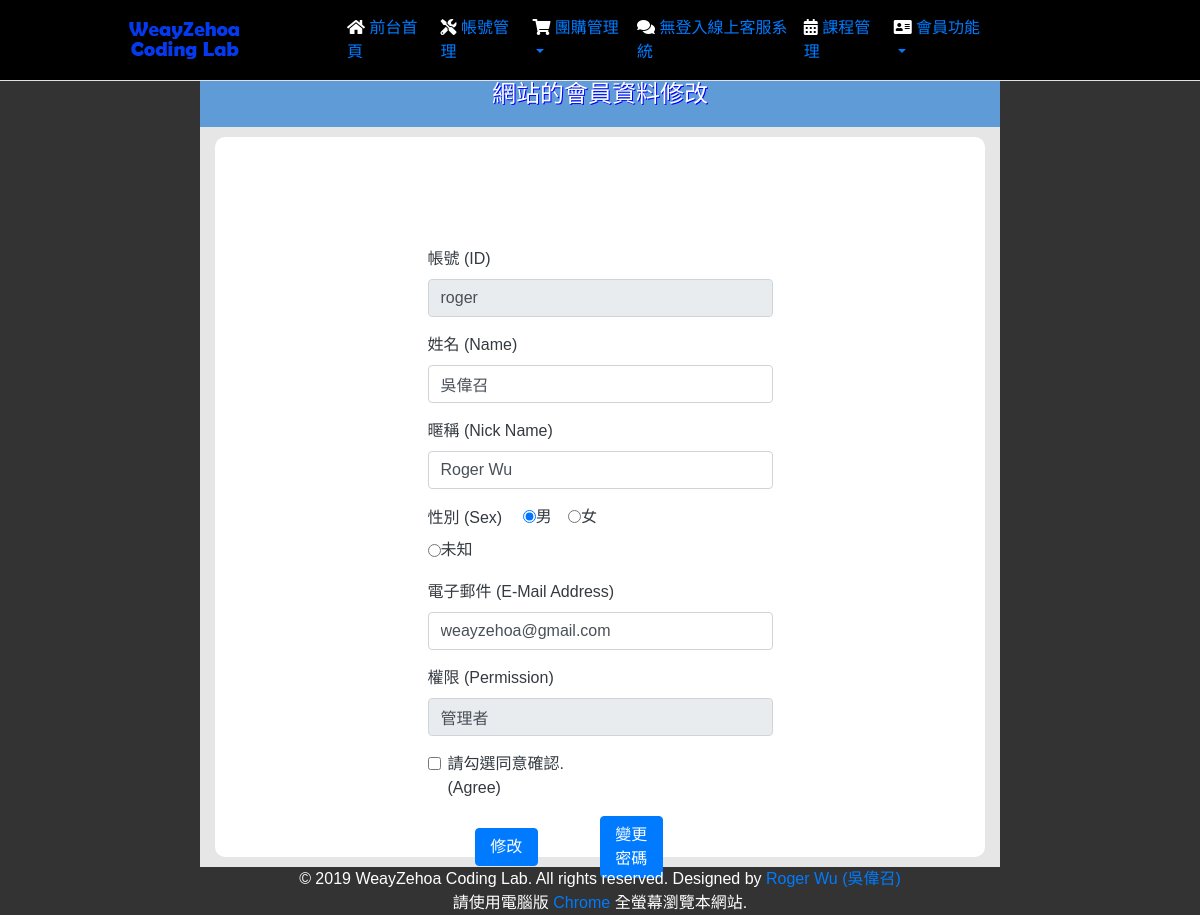
Screenshot of /?menu=mod&g=memmod (signed in) with the database file from the repository.
### tables this page shows
CREATE TABLE `player` (
  `p_seq` int(10) UNSIGNED NOT NULL COMMENT '索引',
  `p_id` text NOT NULL COMMENT '帳號',
  `p_pw` text NOT NULL COMMENT '密碼',
  `p_name` text NOT NULL COMMENT '姓名',
  `p_nick` text NOT NULL COMMENT '暱稱',
  `p_sex` int(1) NOT NULL COMMENT '性別',
  `p_email` text NOT NULL COMMENT '電子郵件',
  `p_permit` int(1) NOT NULL COMMENT '權限',
  `p_ctime` datetime NOT NULL COMMENT '創立時間',
  `p_del` int(1) NOT NULL COMMENT '刪除'
);

CREATE TABLE `player_permission` (
  `p_p_seq` int(10) NOT NULL,
  `p_p_permit` text NOT NULL
);

### member_modify.php (the view, shortened to what this page needs)
<?php
if(!empty($_SESSION["id"]) && !empty($_SESSION["permit"])){
    $sql ="SELECT * FROM player a, player_sex b, player_permission c WHERE a.p_del = 0 and a.p_sex = b.p_s_seq and a.p_permit = c.p_p_seq and a.p_id ='".$_SESSION['id']."'";
    $ro = mysqli_query($link,$sql);
    $row = mysqli_fetch_assoc($ro);
    $r = "";
}else{
    ?><script>alert("抱歉, 尚未登入無法變更會員資料");</script><?php
    ?><script>document.location.href="index.php";</script><?php
}
?>
<div class="myheadbg text-white container col-8 text-shadow-bu1 text-center">
        <h4>網站的會員資料修改</h4>
</div>
<div class="container col-8 myconbg">
    <div class="row">
        <div class="col-12">
            <div class="bg-white text-dark vh-90 mycol">
                <form method="post">
                    <div class="form-group col-6 offset-3  padding-top100">
                        <label>帳號 (ID)</label>
                        <input type="text" name="id" class="form-control" readonly required value="<?=$row["p_id"]?>">
                    </div>
                    <div class="form-group col-6 offset-3">
                        <label>姓名 (Name)</label>
                        <input type="text" name="name" class="form-control" <?=$r?> required value="<?=$row["p_name"]?>">
                    </div>
                        <div class="form-group col-6 offset-3">
                        <label>暱稱 (Nick Name)</label>
                        <input type="text" name="nick" class="form-control" <?=$r?> required value="<?=$row["p_nick"]?>">
                    </div>
                    <div class="form-group col-4 offset-3">
                        <label>性別 (Sex)　</label>
                        <div class="form-check form-check-inline">
                            <input type="radio" name="sex" value="1" <?php if($row["p_sex"]==1){echo "checked";}?>>
                            <label class="form-check-label">男</label>
                        </div>
                        <div class="form-check form-check-inline">
                            <input type="radio" name="sex" value="2" <?php if($row["p_sex"]==2){echo "checked";}?>>
                            <label class="form-check-label">女</label>
                        </div>
                        <div class="form-check form-check-inline">
                            <input type="radio" name="sex" value="3" <?php if($row["p_sex"]==3){echo "checked";}?>>
                            <label class="form-check-label">未知</label>
                        </div>
                    </div>
                    <div class="form-group col-6 offset-3">
                        <label>電子郵件 (E-Mail Address)</label>
                        <input type="email" name="email" class="form-control" <?=$r?> required value="<?=$row["p_email"]?>">
                    </div>
                    <div class="form-group col-6 offset-3">
                        <label>權限 (Permission)</label>
                        <input type="email" name="permit" class="form-control" readonly value="<?=$row["p_p_permit"]?>">
                    </div>
                    <div class="form-group col-3 offset-3">
                        <div class="form-check">
                            <input class="form-check-input" type="checkbox" name="check" value="1" required>
                            <label class="form-check-label">請勾選同意確認. (Agree)</label>
                        </div>
                    </div>
                    <button type="submit" class="btn btn-primary col-1 offset-4">修改</button><a href="pwchange.php" class="btn btn-primary col-1 offset-1">變更密碼</a>
                </form>
            </div>
        </div>
    </div>
</div>

### css/codinglab.css (style rules this page uses)
body, html { font-family: 'Noto Sans TC','FontAwesome', sans-serif; text-rendering: optimizeLegibility !important; -webkit-font-smoothing: antialiased !important; width: 100% !important; height: 100% !important; min-height: 35rem; position: relative; }
body { background-attachment: fixed; background-repeat: no-repeat; }
.padding-top100 { padding-top:100px; }
.vh-90 { height:90vh !important; }
.mycol { border-radius: 10px; padding:10px; margin:10px 0px 10px 0; }
.myheadbg { background-color:#66aaeee0; padding:10px; padding-top:80px; }
.myconbg { background-color:rgb(230, 230, 230); }
.text-white { color:#DDD; }
.bg-white { background-color:#DDD; }
.text-shadow-bu1 { text-shadow: 1px 1px #00F; }

### rows the page displays
player: id "roger", name "吳偉召", nick "Roger Wu", p_sex "☑", email "weayzehoa@gmail.com", permit "管理者"
